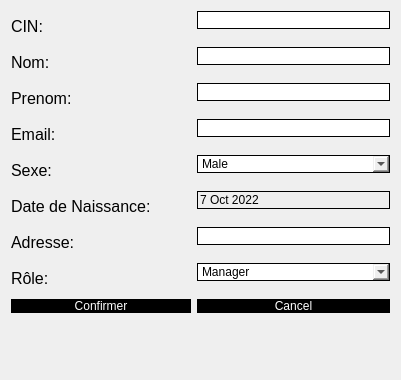
     <widget class="QWidget" name="scrollAreaWidgetContents_3">
      <property name="geometry">
       <rect>
        <x>0</x>
        <y>0</y>
        <width>401</width>
        <height>380</height>
       </rect>
      </property>
      <layout class="QFormLayout" name="formLayout_3">
       <item row="0" column="1">
        <widget class="QLineEdit" name="CIN_12">
         <property name="styleSheet">
          <string notr="true">border: 1px solid black;</string>
         </property>
        </widget>
       </item>
       <item row="18" column="1">
        <widget class="QPushButton" name="pushButton_19">
         <property name="minimumSize">
          <size>
           <width>180</width>
           <height>0</height>
          </size>
         </property>
         <property name="font">
          <font>
           <family>Arial</family>
           <pointsize>9</pointsize>
           <weight>9</weight>
           <italic>false</italic>
           <bold>false</bold>
          </font>
         </property>
         <property name="styleSheet">
          <string notr="true">QPushButton {
background-color: rgb(0, 0, 0);
font: 75 9pt &quot;Arial&quot;;
color: white;
border-radius:10px;
}

QPushButton:hover {
background-color: rgb(67, 67, 67);
font: 75 9pt &quot;Arial&quot;;
color: white;
border-radius:10px;
}
QPushButton:pressed {
background-color: rgb(103, 103, 103);
font: 75 9pt &quot;Arial&quot;;
color: white;
border-radius:10px;
}</string>
         </property>
         <property name="text">
          <string>Cancel</string>
         </property>
        </widget>
       </item>
       <item row="18" column="0">
        <widget class="QPushButton" name="pushButton_20">
         <property name="minimumSize">
          <size>
           <width>180</width>
           <height>0</height>
          </size>
         </property>
         <property name="font">
          <font>
           <family>Arial</family>
           <pointsize>9</pointsize>
           <weight>9</weight>
           <italic>false</italic>
           <bold>false</bold>
          </font>
         </property>
         <property name="styleSheet">
          <string notr="true">QPushButton {
background-color: rgb(0, 0, 0);
font: 75 9pt &quot;Arial&quot;;
color: white;
border-radius:10px;
}

QPushButton:hover {
background-color: rgb(67, 67, 67);
font: 75 9pt &quot;Arial&quot;;
color: white;
border-radius:10px;
}
QPushButton:pressed {
background-color: rgb(103, 103, 103);
font: 75 9pt &quot;Arial&quot;;
color: white;
border-radius:10px;
}</string>
         </property>
         <property name="text">
          <string>Confirmer</string>
         </property>
        </widget>
       </item>
       <item row="1" column="1">
        <widget class="QLineEdit" name="CIN_13">
         <property name="styleSheet">
          <string notr="true">border: 1px solid black;</string>
         </property>
        </widget>
       </item>
       <item row="0" column="0">
        <widget class="QLabel" name="label_49">
         <property name="minimumSize">
          <size>
           <width>0</width>
           <height>30</height>
          </size>
         </property>
         <property name="font">
          <font>
           <pointsize>12</pointsize>
          </font>
         </property>
         <property name="styleSheet">
          <string notr="true">color: rgb(0, 0, 0);</string>
         </property>
         <property name="text">
          <string>CIN:</string>
         </property>
        </widget>
       </item>
       <item row="1" column="0">
        <widget class="QLabel" name="label_50">
         <property name="minimumSize">
          <size>
           <width>0</width>
           <height>30</height>
          </size>
         </property>
         <property name="font">
          <font>
           <pointsize>12</pointsize>
          </font>
         </property>
         <property name="styleSheet">
          <string notr="true">color: rgb(0, 0, 0);</string>
         </property>
         <property name="text">
          <string>Nom:</string>
         </property>
        </widget>
       </item>
       <item row="6" column="0">
        <widget class="QLabel" name="label_51">
         <property name="minimumSize">
          <size>
           <width>172</width>
           <height>30</height>
          </size>
         </property>
         <property name="font">
          <font>
           <pointsize>12</pointsize>
          </font>
         </property>
         <property name="styleSheet">
          <string notr="true">color: rgb(0, 0, 0);</string>
         </property>
         <property name="text">
          <string>Email:</string>
         </property>
        </widget>
       </item>
       <item row="12" column="0">
        <widget class="QLabel" name="label_52">
         <property name="minimumSize">
          <size>
           <width>0</width>
           <height>30</height>
          </size>
         </property>
         <property name="font">
          <font>
           <pointsize>12</pointsize>
          </font>
         </property>
         <property name="styleSheet">
          <string notr="true">color: rgb(0, 0, 0);</string>
         </property>
         <property name="text">
          <string>Adresse:</string>
         </property>
        </widget>
       </item>
       <item row="4" column="0">
        <widget class="QLabel" name="label_53">
         <property name="minimumSize">
          <size>
           <width>0</width>
           <height>30</height>
          </size>
         </property>
         <property name="font">
          <font>
           <pointsize>12</pointsize>
          </font>
         </property>
         <property name="styleSheet">
          <string notr="true">color: rgb(0, 0, 0);</string>
         </property>
         <property name="text">
          <string>Prenom:</string>
         </property>
        </widget>
       </item>
       <item row="4" column="1">
        <widget class="QLineEdit" name="CIN_14">
         <property name="styleSheet">
          <string notr="true">border: 1px solid black;</string>
         </property>
        </widget>
       </item>
       <item row="6" column="1">
        <widget class="QLineEdit" name="CIN_15">
         <property name="styleSheet">
          <string notr="true">border: 1px solid black;</string>
         </property>
        </widget>
       </item>
       <item row="12" column="1">
        <widget class="QLineEdit" name="CIN_16">
         <property name="styleSheet">
          <string notr="true">border: 1px solid black;</string>
         </property>
        </widget>
       </item>
       <item row="15" column="0">
        <widget class="QLabel" name="label_54">
         <property name="minimumSize">
          <size>
           <width>0</width>
           <height>30</height>
          </size>
         </property>
         <property name="font">
          <font>
           <pointsize>12</pointsize>
          </font>
         </property>
         <property name="styleSheet">
          <string notr="true">color: rgb(0, 0, 0);</string>
         </property>
         <property name="text">
          <string>Rôle:</string>
         </property>
        </widget>
       </item>
       <item row="15" column="1">
        <widget class="QComboBox" name="role_4">
         <property name="styleSheet">
          <string notr="true">border: 1px solid black;</string>
         </property>
         <item>
          <property name="text">
           <string>Manager</string>
          </property>
         </item>
         <item>
          <property name="text">
           <string>Employé(e)</string>
          </property>
         </item>
        </widget>
       </item>
       <item row="8" column="0">
        <widget class="QLabel" name="label_55">
         <property name="minimumSize">
          <size>
           <width>0</width>
           <height>30</height>
          </size>
         </property>
         <property name="font">
          <font>
           <pointsize>12</pointsize>
          </font>
         </property>
         <property name="styleSheet">
          <string notr="true">color: rgb(0, 0, 0);</string>
         </property>
         <property name="text">
          <string>Date de Naissance:</string>
         </property>
        </widget>
       </item>
       <item row="8" column="1">
        <widget class="QDateEdit" name="date_naiss_4">
         <property name="minimumSize">
          <size>
           <width>150</width>
           <height>0</height>
          </size>
         </property>
         <property name="styleSheet">
          <string notr="true">border: 1px solid black;
background-color: transparent;</string>
         </property>
         <property name="calendarPopup">
          <bool>false</bool>
         </property>
         <property name="date">
          <date>
           <year>2022</year>
           <month>10</month>
           <day>7</day>
          </date>
         </property>
        </widget>
       </item>
       <item row="7" column="0">
        <widget class="QLabel" name="label_56">
         <property name="minimumSize">
          <size>
           <width>0</width>
           <height>30</height>
          </size>
         </property>
         <property name="font">
          <font>
           <pointsize>12</pointsize>
          </font>
         </property>
         <property name="styleSheet">
          <string notr="true">color: rgb(0, 0, 0);</string>
         </property>
         <property name="text">
          <string>Sexe:</string>
         </property>
        </widget>
       </item>
       <item row="7" column="1">
        <widget class="QComboBox" name="Sexe_4">
         <property name="maximumSize">
          <size>
           <width>16777215</width>
           <height>16777215</height>
          </size>
         </property>
         <property name="styleSheet">
          <string notr="true">border: 1px solid black;</string>
         </property>
         <property name="currentText">
          <string extracomment="Sexe">Male</string>
         </property>
         <property name="currentIndex">
          <number>0</number>
         </property>
         <property name="maxVisibleItems">
          <number>14</number>
         </property>
         <item>
          <property name="text">
           <string>Male</string>
          </property>
         </item>
         <item>
          <property name="text">
           <string>Femelle</string>
          </property>
         </item>
        </widget>
       </item>
      </layout>
     </widget>
